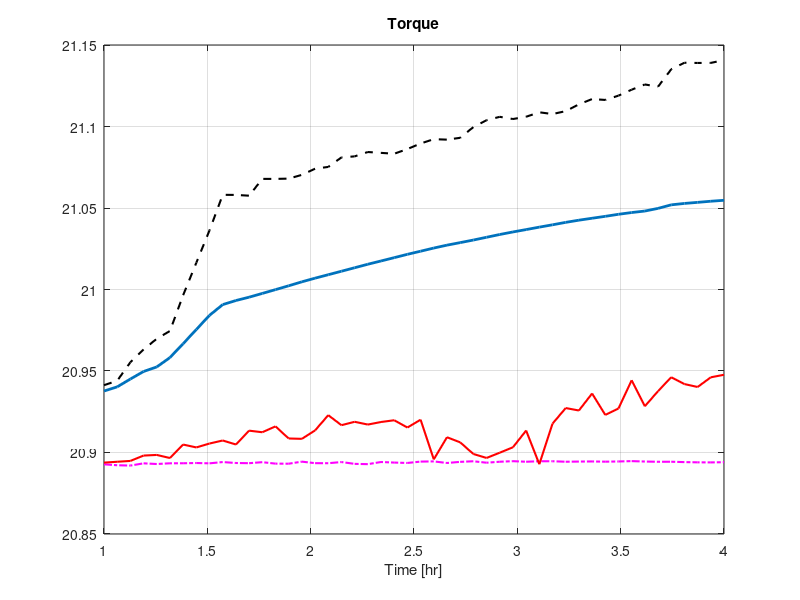
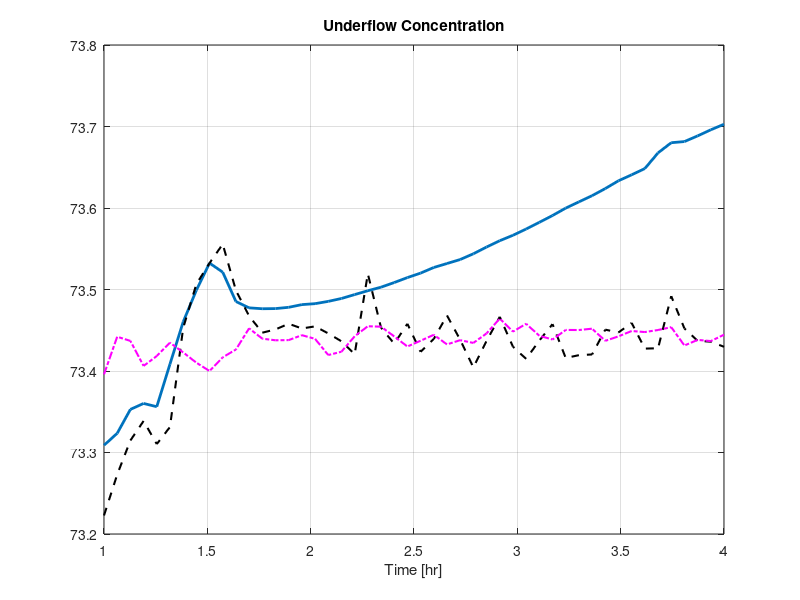
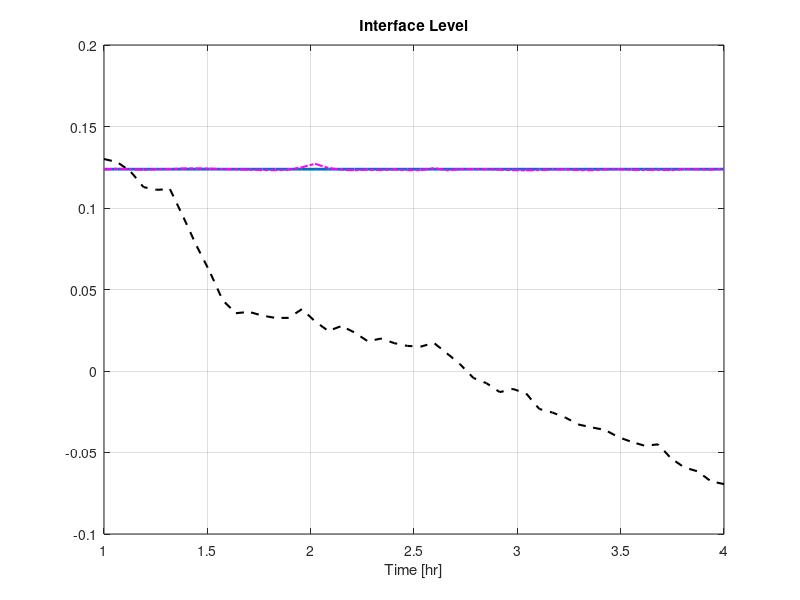

Write the MATLAB code that produced these figures, in order. (Note: this script raises an error after producing the figures.)
close all;
imprint = true;
figurePath = 'figures\FinalSim\';
%% Options for plotting

CVNames = {'Torque','Underflow Concentration','Interface Level','Overflow Concentration','Residence Time',...
            'Solid Throughput','Underflow Particle Diameter','Overflow'};
CVUnits = {'%','%','m','%','hr','ton/hr','N/A','m3/hr'};
CVSaveName = {'torque_','Cp_u_','intLevel_','Cp_e_','tauRd_','SFlx_','P1_U_','Q_e_'};
xLabelStr = 'Time [hr]';
LineWidth = 0.7;
cvLims = [20.7 21.7;
          73 75;
          -0.5 2.5];
%% Plot prediction comparisons
% Forecast comparison
load('predictionResults_48G_348_B100_k5_na6_nb6');
for cv = 1:n
    figure
    plot(timeForecast,validationOutputs(1+pastDataSamples:pastDataSamples+K_forecast,cv),'LineWidth',2)
    hold on
    title(CVNames{cv})
    plot(timeForecast,armaxForecast(:,cv),'--k','LineWidth',1.5)
    plot(timeForecast,RFPredictionStruct(cv).yForecast(:),'-.m','LineWidth',1.5)
    
    xlabel(xLabelStr);
    hold off
    grid on
%     printName = [figurePath 'forecast_' CVSaveName{cv} typeOfData ioDTStr noiseStr...
%                 kAheadStr varStringRF '_' dateTest];
%     if imprint
%         Latex
%         print(printName,'-depsc');
%         print(printName,'-djpeg');
%     end
end
load('predictionResults_48G_348_B50_Ny_48_k5_na6_nb6');
for cv = 1:n
    figure(cv)
    hold on
    plot(timeForecast,RFPredictionStruct(cv).yForecast(:),'-r','LineWidth',1.5)
    legendCell = {'Validation','ARIMAX','RF_{r}','RF_{b}'};
    locationStr = input('Loc','s');
    location = locateLegends(locationStr);
    legend(legendCell,'Location',location);
    printName = [figurePath 'forecast_' CVSaveName{cv} '1'];
    if imprint
        print(printName,'-depsc');
    end
end

% Forecast comparison 530
load('predictionResults_1G_530_B100_k5_na6_nb6');
for cv = 1:n
    figure
    plot(timeForecast,validationOutputs(1+pastDataSamples:pastDataSamples+K_forecast,cv),'LineWidth',2)
    hold on
    title(CVNames{cv})
    plot(timeForecast,armaxForecast(:,cv),'--k','LineWidth',1.5)
    plot(timeForecast,RFPredictionStruct(cv).yForecast(:),'-.m','LineWidth',1.5)
    
    xlabel(xLabelStr);
    hold off
    grid on
%     printName = [figurePath 'forecast_' CVSaveName{cv} typeOfData ioDTStr noiseStr...
%                 kAheadStr varStringRF '_' dateTest];
%     if imprint
%         Latex
%         print(printName,'-depsc');
%         print(printName,'-djpeg');
%     end
end
load('predictionResults_48G_530_B50_Ny_48_k5_na6_nb6');
for cv = 1:n
   figure(cv+3)
   hold on
   plot(timeForecast,RFPredictionStruct(cv).yForecast(:),'-r','LineWidth',1.5)
   legendCell = {'Validation','ARIMAX','RF_{r}','RF_{b}'};
    locationStr = input('Loc','s');
    location = locateLegends(locationStr);
    legend(legendCell,'Location',location);
    printName = [figurePath 'forecast_' CVSaveName{cv} '2'];
    if imprint
        print(printName,'-depsc');
    end
end
%%
% Prediction comparison
load('predictionResults_1G_530_B50_Ny_48_k5_na6_nb6')
for cv = 1:n
    figure
    title(CVNames{cv})
    hold on % (-1)
    plot(timePrediction(1:end),validationOutputs(1:end-armaxToRFWindowUB,cv),'LineWidth',2)
    plot(timePrediction(1:end),armaxPredict(1:end-armaxToRFWindowUB,cv),'--k','LineWidth',LineWidth);
    ylabel(CVUnits{cv})
    xlabel(xLabelStr)
    xlim([0 102])
    ylim(cvLims(cv,:))
    hold off
    grid on
end
kAheadIter = [1 24 48];
load('predictionResults_1G_348_B100_k5_na6_nb6');
kAheadIter = 1;
for iter = 1:length(kAheadIter)
    for cv = 1:n
        figure(6+3*(iter-1)+cv)
        hold on
        plot(timePrediction(1:end),RFPredictionStruct(cv).yHat(:,kAheadIter(iter)),'-.m','LineWidth',LineWidth)
    end
end

load('predictionResults_1G_530_B50_Ny_48_k5_na6_nb6');
kAheadIter = 1;
for iter = 1:length(kAheadIter)
    for cv = 1:n
        figure(6+3*(iter-1)+cv)
        hold on
        plot(timePrediction(1:end),RFPredictionStruct(cv).yHat(:,kAheadIter(iter)),'-r','LineWidth',LineWidth)
        legendCell = {'Validation','ARIMAX','RF_{r}','RF_{b}'};
        locationStr = input('Loc','s');
        location = locateLegends(locationStr);
        legend(legendCell,'Location',location);
        printName = [figurePath 'predict_1_' CVSaveName{cv}];
        if imprint
            print(printName,'-depsc');
        end
    end
    
end


load('predictionResults_24G_530_B50_Ny_48_k5_na6_nb6')
for cv = 1:n
    figure
    title(CVNames{cv})
    hold on % (-1)
    plot(timePrediction(1:end),validationOutputs(1:end-armaxToRFWindowUB,cv),'LineWidth',2)
%     plot(timePrediction(1:end),armaxPredict(1:end-armaxToRFWindowUB,cv),'--k','LineWidth',LineWidth);
    plot(timePrediction(1:end),RFPredictionStruct(cv).yHat(:,24),'-r','LineWidth',LineWidth)
    ylabel(CVUnits{cv})
    xlabel(xLabelStr)
    xlim([0 102])
    ylim(cvLims(cv,:))
    hold off
    grid on
end
load('predictionResults_48G_530_B50_Ny_48_k5_na6_nb6');
for cv = 1:n
    figure
    title(CVNames{cv})
    hold on % (-1)
    plot(timePrediction(1:end),validationOutputs(1:end-armaxToRFWindowUB,cv),'LineWidth',2)
%     plot(timePrediction(1:end),armaxPredict(1:end-armaxToRFWindowUB,cv),'--k','LineWidth',LineWidth);
    plot(timePrediction(1:end),RFPredictionStruct(cv).yHat(:,48),'-r','LineWidth',LineWidth)
    ylabel(CVUnits{cv})
    xlabel(xLabelStr)
    xlim([0 102])
    ylim(cvLims(cv,:))
    hold off
    grid on
end


load('predictionResults_24G_348_B100_k5_na6_nb6');
for iter = 1:length(kAheadIter)
    for cv = 1:n
        figure(9+cv)
        hold on
        plot(timePrediction(1:end),RFPredictionStruct(cv).yHat(:,24),'-.k','LineWidth',LineWidth)
        legendCell = {'Validation','RF_{b}','RF_{r}'};
        locationStr = input('Loc','s');
        location = locateLegends(locationStr);
        legend(legendCell,'Location',location);
        printName = [figurePath 'predict_24_' CVSaveName{cv}];
        if imprint
            print(printName,'-depsc');
        end
    end
end

load('predictionResults_48G_348_B100_k5_na6_nb6');
for iter = 1:length(kAheadIter)
    for cv = 1:n
        figure(12+cv)
        hold on
        plot(timePrediction(1:end),RFPredictionStruct(cv).yHat(:,48),'-.k','LineWidth',LineWidth)
        legendCell = {'Validation','RF_{b}','RF_{r}'};
        locationStr = input('Loc','s');
        location = locateLegends(locationStr);
        legend(legendCell,'Location',location);
        printName = [figurePath 'predict_48_' CVSaveName{cv}];
        if imprint
            print(printName,'-depsc');
        end
    end
end
% % % load('predictionResults_1G_530_B50_Ny_48_k5_na6_nb6');
% % % for iter = 1:length(kAheadIter)
% % %     for cv = 1:n
% % %         figure(6+3*(iter-1)+cv)
% % %         hold on
% % %         plot(timePrediction(1:end),RFPredictionStruct(cv).yHat(:,kAheadIter(iter)),'--r','LineWidth',LineWidth)
% % %     end
% % % end
% % % for cv = 1:n
% % %     
% % %     plot(timePrediction(1:end),RFPredictionStruct(cv).yHat(:,K_ahead),'-.r','LineWidth',LineWidth)
% % %     
% % %     legend({'Validation','ARIMAX','RF'});
% % %     hold off
% % %     grid on
% % %     printName = [figurePath CVSaveName{cv} typeOfData ioDTStr noiseStr...
% % %                 kAheadStr varStringRF '_' dateTest];
% % %     if imprint
% % %         Latex
% % %         print(printName,'-depsc');
% % %         print(printName,'-djpeg');
% % %     end
% % % end
% Reaction Curves
load('predictionResults_48G_530_B50_Ny_48_k5_na6_nb6');
for simIter = 1:size(makeStepMatrix)
    for cv = 1:n
        figure
        title(CVNames{cv})
        hold on
        plot(tForecast/3600,ReactionCurveStruct(simIter).yThickener(:,cv)','LineWidth',1.5)
        plot(tForecast/3600,ReactionCurveStruct(simIter).y_ARMAX(cv,:),'--k','LineWidth',1.5);
        plot(tForecast/3600,ReactionCurveStruct(simIter).y_RF(:,cv)','-.r','LineWidth',1.5)

        ylabel(CVUnits{cv})
        xlabel(xLabelStr)
        
        hold off
        grid on
        legendCell = {'Validation','ARIMAX','RF_{b}'};
        locationStr = input('Loc','s');
        location = locateLegends(locationStr);
        legend(legendCell,'Location',location);
        printName = [figurePath 'RC_' CVSaveName{cv} num2str(simIter)];
        if imprint
            print(printName,'-depsc');
        end
    end
end

close all
%%
load('predictionResults_24G_530_B50_Ny_48_k5_na6_nb6')
for cv = 1:n
    figure
    title(CVNames{cv})
    hold on % (-1)
    plot(timePrediction(1:end),validationOutputs(1:end-armaxToRFWindowUB,cv),'LineWidth',2)
    plot(timePrediction(1:end),armaxPredict(1:end-armaxToRFWindowUB,cv),'--k','LineWidth',LineWidth);
    plot(timePrediction(1:end),RFPredictionStruct(cv).yHat(:,24),'-.r','LineWidth',LineWidth)
    ylabel(CVUnits{cv})
    xlabel(xLabelStr)
    xlim([0 102])
    ylim(cvLims(cv,:))
    grid on
    legendCell = {'Validation','ARIMAX','RF_{b}'};
    locationStr = input('Loc','s');
    location = locateLegends(locationStr);
    legend(legendCell,'Location',location);
    printName = [figurePath 'predictFinal_24_' CVSaveName{cv}];
    if imprint
        print(printName,'-depsc');
    end
    hold off
    
end
load('predictionResults_48G_530_B50_Ny_48_k5_na6_nb6');
for cv = 1:n
    figure
    title(CVNames{cv})
    hold on % (-1)
    plot(timePrediction(1:end),validationOutputs(1:end-armaxToRFWindowUB,cv),'LineWidth',2)
    plot(timePrediction(1:end),armaxPredict(1:end-armaxToRFWindowUB,cv),'--k','LineWidth',LineWidth);
    plot(timePrediction(1:end),RFPredictionStruct(cv).yHat(:,48),'-.r','LineWidth',LineWidth)
    ylabel(CVUnits{cv})
    xlabel(xLabelStr)
    xlim([0 97])
    ylim(cvLims(cv,:))
    grid on
    hold off
    legendCell = {'Validation','ARIMAX','RF_{b}'};
    locationStr = input('Loc','s');
    location = locateLegends(locationStr);
    legend(legendCell,'Location',location);
    printName = [figurePath 'predictFinal_48_' CVSaveName{cv}];
    if imprint
        print(printName,'-depsc');
    end
end